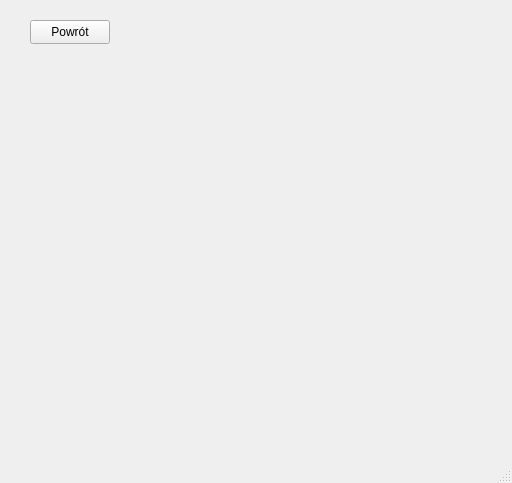
<?xml version="1.0" encoding="UTF-8"?>
<ui version="4.0">
 <class>Rezerwacja</class>
 <widget class="QMainWindow" name="Rezerwacja">
  <property name="geometry">
   <rect>
    <x>0</x>
    <y>0</y>
    <width>512</width>
    <height>483</height>
   </rect>
  </property>
  <property name="windowTitle">
   <string>MainWindow</string>
  </property>
  <widget class="QWidget" name="centralwidget">
   <widget class="QPushButton" name="back">
    <property name="geometry">
     <rect>
      <x>30</x>
      <y>20</y>
      <width>80</width>
      <height>24</height>
     </rect>
    </property>
    <property name="text">
     <string>Powrót</string>
    </property>
   </widget>
  </widget>
  <widget class="QMenuBar" name="menubar">
   <property name="geometry">
    <rect>
     <x>0</x>
     <y>0</y>
     <width>512</width>
     <height>21</height>
    </rect>
   </property>
  </widget>
  <widget class="QStatusBar" name="statusbar"/>
 </widget>
 <resources/>
 <connections/>
</ui>
